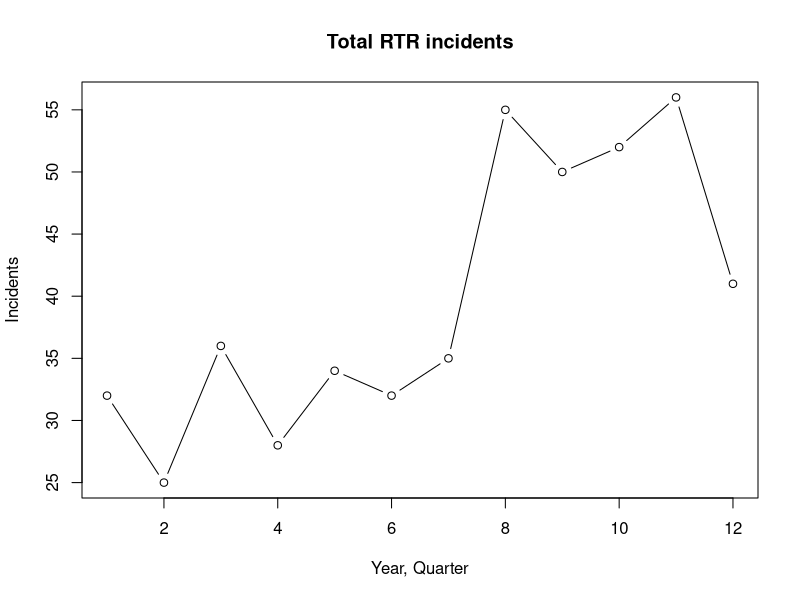
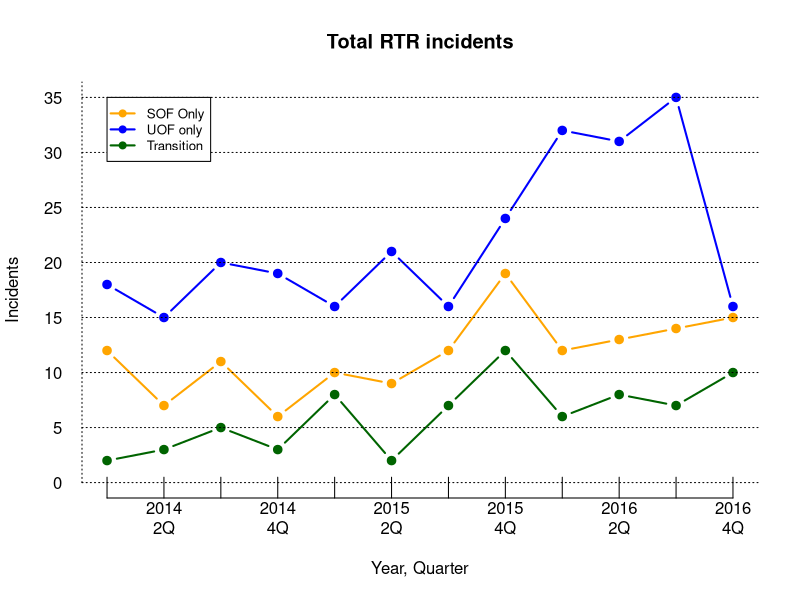

R code for these plots, in order:
# Continuing to work with the RTR data
library(readr)
df <- read_csv("dfCrime.csv")

# notice we loaded in the version of the data with the years column
# Let's get the colummn names and summary data
names(df)
summary(df)

# let's start with a basic line chart
plot(df$Total_RTR, type="b",
     xlab = "Year, Quarter", 
     ylab = "Incidents",
     main = "Total RTR incidents")

# right off the bat, there's a problem with the 
# year, quarter labels. it's taking the index number
# of the row and we can't assign labels in the basic plot
# We also can't set x and y ranges

# To overcome this, we have to build the chart
# in steps

# first we set the x and y range
# x range equal the number of rows in Year_Quarter
# NROW all caps counts those

xrange <- range(1,NROW(df$Year_Quarter))
xrange
# then we need the greater of either SOF, UOF or Transitions
# Range finds that for us
yrange <- range(0,df$SOF_only,df$UOF_only,df$Transitions)
yrange

# set up the plot with x and y range, n = no chart type
# and axes = false
plot(xrange, yrange, type="n", axes=FALSE,
     xlab = "Year, Quarter", ylab = "Incidents",
     main = "Total RTR incidents")

# add the lines individually
# line type is b, or lines and dots
# pch is a filled dot, lwd is line size of 2 (1 is default)
lines(df$SOF_only, type = "b", pch=19, col = "orange", lwd=2)
lines(df$UOF_only, type = "b", pch=19, col = "blue", lwd=2)
lines(df$Transitions, type = "b", pch=19, col = "darkgreen", lwd=2)

# now add the axis - x first (1)
# las = 1 (labels horizontal)
# at is the number of ticks, which is the second number in
# xrange. So ticks from 1 to 12
axis(1, las=1, at=1:xrange[2], 
     tck = .05, # set the ticks to be inside plot
     # Since we're creating custom labels, we need 12 of them
     # so "" at 1, then 2014 2Q and etc
     # notice we can split the lines with \n
     # and the x label adjusts down to accomodate
     lab=c("","2014\n2Q","","2014\n4Q","","2015\n2Q","","2015\n4Q","","2016\n2Q","","2016\n4Q") )
# for our y axis, set it to count by 5 for the range
# of yrange. LAS labels horizontal. ticks all the way 
# across (1) and the line type as dots lty=3
axis(2, las=1, at=5*0:yrange[2], tck = 1, lty=3)

# Create a legend at top, left (x=1, y=yrange)
# (cex) makes it 80% of the base size
legend(1, yrange[2], 
       c("SOF Only","UOF only", "Transition"), 
       cex=0.8, 
       col=c("Orange","blue","darkgreen"), 
       pch=19, lwd=2)
